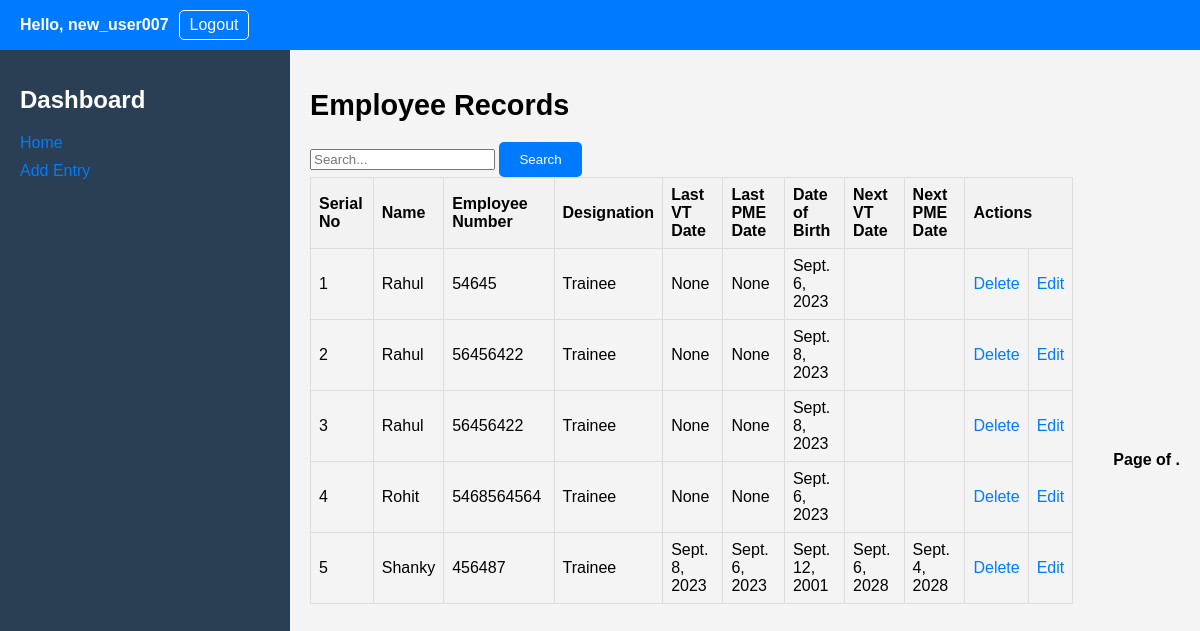
Page /dashboard/ (signed in) on the earlier database version.
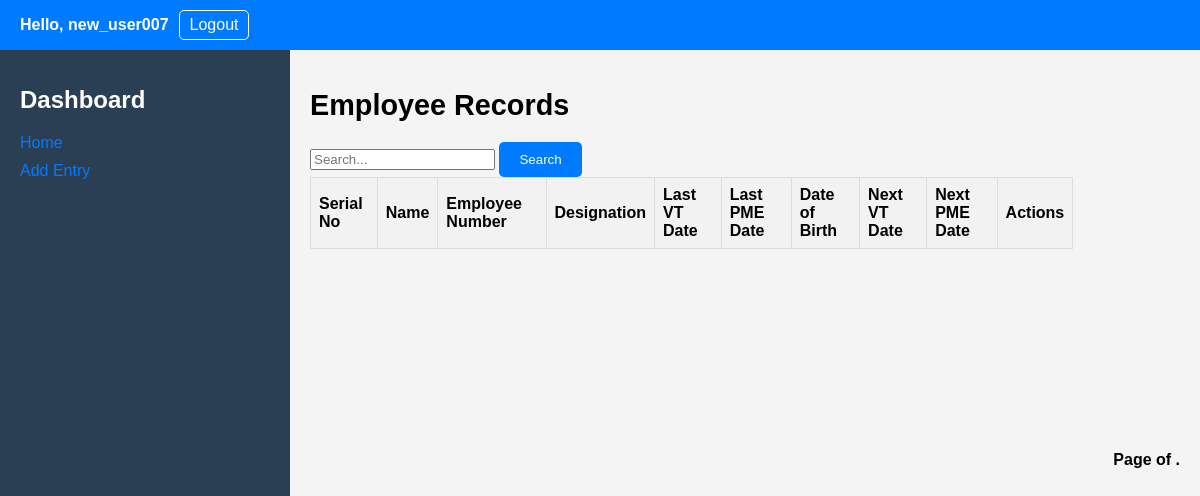
Same page on the later database version.
### EmployeeApp/models.py (models this page shows)
class Entry(models.Model):
    user = models.ForeignKey(User, on_delete=models.CASCADE)
    name = models.CharField(max_length=100)
    employee_number = models.CharField(max_length=10)
    designation = models.CharField(max_length=50)
    last_vt_date = models.DateField(verbose_name='Last VT Date', null=True, blank=True)  # Make it optional
    last_pme_date = models.DateField(null=True, blank=True)  # Make it optional
    date_of_birth = models.DateField()
    next_vt_date = models.DateField(null=True, blank=True)
    next_pme_date = models.DateField(null=True, blank=True)
    timestamp = models.DateTimeField(default=timezone.now)  # Set default value here

### EmployeeApp/views.py (the view)
# urls.py: path('dashboard/', views.dashboard, name='dashboard'),
def dashboard(request):
    user = request.user
    records = Entry.objects.filter(user=user).order_by('name')
    search_query = request.GET.get('search')
    if search_query:
        records = records.filter(
            Q(name__icontains=search_query) |
            Q(employee_number__icontains=search_query) |
            Q(designation__icontains=search_query)
        )
    paginator = Paginator(records, 10)  # Display 10 records per page
    page_number = request.GET.get('page')
    page_obj = paginator.get_page(page_number)
    return render(request, 'EmployeeApp/dashboard.html', {'user': user, 'records': page_obj})

### EmployeeApp/templates/EmployeeApp/dashboard.html (shortened to what this page needs)
<!DOCTYPE html>
<html>
<head>
    <link rel="stylesheet" href="/static/css/styles.css">
</head>
<body>
    <div class="header">
        <div class="user-info">
            <p>Hello, {{ user.username }}</p>
            <a href="{% url 'logout' %}">Logout</a>
        </div>
    </div>
    <div class="dashboard-container">
        <div class="sidebar">
            <h1>Dashboard</h1>
            <ul>
                <li><a href="{% url 'dashboard' %}">Home</a></li>
                <li><a href="{% url 'add_entry' %}">Add Entry</a></li>
            </ul>
        </div>
        <div class="main-content">
            <h1>Employee Records</h1>
                    <form method="get" action="{% url 'dashboard' %}">
                            <div class="search-box">
                                <input type="text" name="search" placeholder="Search...">
                                <button type="submit">Search</button>
                            </div>
                    </form>
            <table>
                <thead>
                    <tr>
                        <th>Serial No</th>
                        <th>Name</th>
                        <th>Employee Number</th>
                        <th>Designation</th>
                        <th>Last VT Date</th>
                        <th>Last PME Date</th>
                        <th>Date of Birth</th>
                        <th>Next VT Date</th>
                        <th>Next PME Date</th>
                        <th colspan="2">Actions</th>
                    </tr>
                </thead>
                <tbody>
                    {% for record in records %}
                        <tr>
                            <td>{{ forloop.counter }}</td>
                            <td>{{ record.name }}</td>
                            <td>{{ record.employee_number }}</td>
                            <td>{{ record.designation }}</td>
                            <td>{{ record.last_vt_date }}</td>
                            <td>{{ record.last_pme_date }}</td>
                            <td>{{ record.date_of_birth }}</td>
                            <td>{{ record.next_vt_date|default:'' }}</td>
                            <td>{{ record.next_pme_date|default:'' }}</td>
                            <td><a href="#" class="delete-link" data-entry-id="{{ record.id }}">Delete</a></td>
                            <td><a href="{% url 'edit_entry' record.id %}">Edit</a></td>
                        </tr>
                    {% endfor %}
                </tbody>
            </table>
        </div>
         <div class="pagination">
            <span class="step-links">
                <span class="current-page">
                    Page {{ page_obj.number }} of {{ page_obj.paginator.num_pages }}.
                </span>
            </span>
        </div>
    </div>
</body>
</html>

### EmployeeApp/static/css/styles.css (style rules this page uses)
body { font-family: Arial, sans-serif; margin: 0; padding: 0; }
a { text-decoration: none; color: #007bff; }
.header { display: flex; justify-content: space-between; align-items: center; background-color: #007bff; padding: 10px 20px; color: #fff; }
.user-info { display: flex; align-items: center; }
.user-info p { margin: 0; font-weight: bold; margin-right: 10px; }
.user-info a { color: #fff; text-decoration: none; border: 1px solid #fff; padding: 5px 10px; border-radius: 5px; transition: background-color 0.3s, border-color 0.3s; }
.dashboard-container { display: flex; flex-direction: row; min-height: 100vh; }
.sidebar { width: 250px; background-color: #2a3f54; color: #fff; padding: 20px; }
.sidebar h1 { font-size: 1.5rem; margin-bottom: 20px; }
.sidebar ul { list-style: none; padding: 0; }
.sidebar li { margin-bottom: 10px; }
.main-content { flex: 1; padding: 20px; background-color: #f4f4f4; }
.main-content h1 { font-size: 1.8rem; margin-bottom: 20px; }
table { width: 100%; border-collapse: collapse; margin-bottom: 20px; }
table th, table td { border: 1px solid #ddd; padding: 8px; text-align: left; }
table th { background-color: #f2f2f2; }
.pagination { display: flex; justify-content: space-between; align-items: center; margin-top: 20px; }
.step-links { display: flex; align-items: center; }
.current-page { margin: 0 20px; font-weight: bold; }
body { font-family: Arial, sans-serif; margin: 0; padding: 0; background-color: #f4f4f4; }
button[type="submit"] { background-color: #007bff; color: #fff; border: none; padding: 10px 20px; border-radius: 5px; cursor: pointer; transition: background-color 0.3s, color 0.3s; text-decoration: none; }

Differences in the rows shown:
removed Entry: name "Rahul", employee_number "54645", designation "Trainee", last_vt_date "None", last_pme_date "None", date_of_birth "Sept. 6, 2023"
removed Entry: name "Rahul", employee_number "56456422", designation "Trainee", last_vt_date "None", last_pme_date "None", date_of_birth "Sept. 8, 2023"
removed Entry: name "Rahul", employee_number "56456422", designation "Trainee", last_vt_date "None", last_pme_date "None", date_of_birth "Sept. 8, 2023"
removed Entry: name "Rohit", employee_number "5468564564", designation "Trainee", last_vt_date "None", last_pme_date "None", date_of_birth "Sept. 6, 2023"
removed Entry: name "Shanky", employee_number "456487", designation "Trainee", last_vt_date "Sept. 8, 2023", last_pme_date "Sept. 6, 2023", date_of_birth "Sept. 12, 2001", next_vt_date "Sept. 6, 2028", next_pme_date "Sept. 4, 2028"
